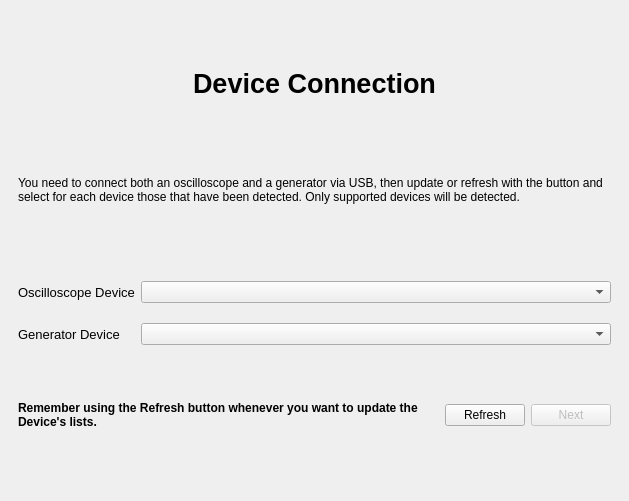
<?xml version="1.0" encoding="UTF-8"?>
<ui version="4.0">
 <class>LabToolWindow</class>
 <widget class="QMainWindow" name="LabToolWindow">
  <property name="geometry">
   <rect>
    <x>0</x>
    <y>0</y>
    <width>629</width>
    <height>501</height>
   </rect>
  </property>
  <property name="windowTitle">
   <string>MainWindow</string>
  </property>
  <widget class="QWidget" name="centralwidget">
   <layout class="QVBoxLayout" name="verticalLayout">
    <item>
     <widget class="QStackedWidget" name="stackedWidget">
      <property name="currentIndex">
       <number>0</number>
      </property>
      <widget class="QWidget" name="device_page">
       <property name="sizePolicy">
        <sizepolicy hsizetype="Fixed" vsizetype="Fixed">
         <horstretch>0</horstretch>
         <verstretch>0</verstretch>
        </sizepolicy>
       </property>
       <layout class="QVBoxLayout" name="verticalLayout_2">
        <item alignment="Qt::AlignHCenter">
         <widget class="QLabel" name="label_2">
          <property name="sizePolicy">
           <sizepolicy hsizetype="Fixed" vsizetype="Fixed">
            <horstretch>0</horstretch>
            <verstretch>0</verstretch>
           </sizepolicy>
          </property>
          <property name="font">
           <font>
            <family>MS Shell Dlg 2</family>
            <pointsize>20</pointsize>
            <weight>75</weight>
            <bold>true</bold>
           </font>
          </property>
          <property name="text">
           <string>Device Connection</string>
          </property>
         </widget>
        </item>
        <item>
         <widget class="QLabel" name="label">
          <property name="sizePolicy">
           <sizepolicy hsizetype="Minimum" vsizetype="Fixed">
            <horstretch>0</horstretch>
            <verstretch>0</verstretch>
           </sizepolicy>
          </property>
          <property name="text">
           <string>You need to connect both an oscilloscope and a generator via USB, then update or refresh with the button and select for each device those that have been detected. Only supported devices will be detected.</string>
          </property>
          <property name="wordWrap">
           <bool>true</bool>
          </property>
         </widget>
        </item>
        <item>
         <layout class="QGridLayout" name="gridLayout">
          <property name="verticalSpacing">
           <number>20</number>
          </property>
          <item row="0" column="0">
           <widget class="QLabel" name="label_3">
            <property name="sizePolicy">
             <sizepolicy hsizetype="Fixed" vsizetype="Preferred">
              <horstretch>0</horstretch>
              <verstretch>0</verstretch>
             </sizepolicy>
            </property>
            <property name="font">
             <font>
              <pointsize>10</pointsize>
              <weight>50</weight>
              <bold>false</bold>
             </font>
            </property>
            <property name="text">
             <string>Oscilloscope Device</string>
            </property>
           </widget>
          </item>
          <item row="1" column="0">
           <widget class="QLabel" name="label_4">
            <property name="sizePolicy">
             <sizepolicy hsizetype="Fixed" vsizetype="Preferred">
              <horstretch>0</horstretch>
              <verstretch>0</verstretch>
             </sizepolicy>
            </property>
            <property name="font">
             <font>
              <pointsize>10</pointsize>
              <weight>50</weight>
              <bold>false</bold>
             </font>
            </property>
            <property name="text">
             <string>Generator Device</string>
            </property>
           </widget>
          </item>
          <item row="1" column="2">
           <widget class="QComboBox" name="generators"/>
          </item>
          <item row="0" column="2">
           <widget class="QComboBox" name="oscilloscopes"/>
          </item>
         </layout>
        </item>
        <item>
         <layout class="QGridLayout" name="gridLayout_3">
          <item row="0" column="0">
           <widget class="QLabel" name="connection_status">
            <property name="font">
             <font>
              <weight>75</weight>
              <bold>true</bold>
             </font>
            </property>
            <property name="text">
             <string>Remember using the Refresh button whenever you want to update the Device's lists.</string>
            </property>
            <property name="alignment">
             <set>Qt::AlignLeading|Qt::AlignLeft|Qt::AlignTop</set>
            </property>
            <property name="wordWrap">
             <bool>true</bool>
            </property>
           </widget>
          </item>
          <item row="0" column="1">
           <widget class="QPushButton" name="refresh">
            <property name="sizePolicy">
             <sizepolicy hsizetype="Fixed" vsizetype="Fixed">
              <horstretch>0</horstretch>
              <verstretch>0</verstretch>
             </sizepolicy>
            </property>
            <property name="text">
             <string>Refresh</string>
            </property>
           </widget>
          </item>
          <item row="0" column="2">
           <widget class="QPushButton" name="connection">
            <property name="enabled">
             <bool>false</bool>
            </property>
            <property name="sizePolicy">
             <sizepolicy hsizetype="Fixed" vsizetype="Fixed">
              <horstretch>0</horstretch>
              <verstretch>0</verstretch>
             </sizepolicy>
            </property>
            <property name="text">
             <string>Next</string>
            </property>
           </widget>
          </item>
         </layout>
        </item>
       </layout>
      </widget>
      <widget class="QWidget" name="setting_page">
       <layout class="QVBoxLayout" name="verticalLayout_3">
        <item alignment="Qt::AlignHCenter">
         <widget class="QLabel" name="label_5">
          <property name="sizePolicy">
           <sizepolicy hsizetype="Fixed" vsizetype="Preferred">
            <horstretch>0</horstretch>
            <verstretch>0</verstretch>
           </sizepolicy>
          </property>
          <property name="font">
           <font>
            <pointsize>20</pointsize>
            <weight>75</weight>
            <bold>true</bold>
           </font>
          </property>
          <property name="text">
           <string>Measuring Settings</string>
          </property>
         </widget>
        </item>
        <item>
         <widget class="QTabWidget" name="tabWidget">
          <property name="currentIndex">
           <number>3</number>
          </property>
          <widget class="QWidget" name="input_channel">
           <attribute name="title">
            <string>Input Channel (Vi)</string>
           </attribute>
           <layout class="QVBoxLayout" name="verticalLayout_6">
            <item alignment="Qt::AlignHCenter|Qt::AlignVCenter">
             <widget class="QWidget" name="formWidget" native="true">
              <property name="sizePolicy">
               <sizepolicy hsizetype="Fixed" vsizetype="Preferred">
                <horstretch>0</horstretch>
                <verstretch>0</verstretch>
               </sizepolicy>
              </property>
              <layout class="QFormLayout" name="formLayout_2">
               <item row="0" column="0">
                <widget class="QLabel" name="label_7">
                 <property name="font">
                  <font>
                   <weight>75</weight>
                   <bold>true</bold>
                  </font>
                 </property>
                 <property name="text">
                  <string>Bandwidth Limit</string>
                 </property>
                </widget>
               </item>
               <item row="0" column="1">
                <widget class="QCheckBox" name="input_bw">
                 <property name="sizePolicy">
                  <sizepolicy hsizetype="Fixed" vsizetype="Fixed">
                   <horstretch>0</horstretch>
                   <verstretch>0</verstretch>
                  </sizepolicy>
                 </property>
                 <property name="layoutDirection">
                  <enum>Qt::RightToLeft</enum>
                 </property>
                 <property name="text">
                  <string/>
                 </property>
                 <property name="checked">
                  <bool>true</bool>
                 </property>
                 <property name="tristate">
                  <bool>false</bool>
                 </property>
                </widget>
               </item>
               <item row="1" column="0">
                <widget class="QLabel" name="label_8">
                 <property name="font">
                  <font>
                   <weight>75</weight>
                   <bold>true</bold>
                  </font>
                 </property>
                 <property name="text">
                  <string>Coupling</string>
                 </property>
                </widget>
               </item>
               <item row="2" column="0">
                <widget class="QLabel" name="label_9">
                 <property name="font">
                  <font>
                   <weight>75</weight>
                   <bold>true</bold>
                  </font>
                 </property>
                 <property name="text">
                  <string>Probe</string>
                 </property>
                </widget>
               </item>
               <item row="1" column="1">
                <widget class="QComboBox" name="input_coupling">
                 <property name="sizePolicy">
                  <sizepolicy hsizetype="Fixed" vsizetype="Fixed">
                   <horstretch>0</horstretch>
                   <verstretch>0</verstretch>
                  </sizepolicy>
                 </property>
                 <property name="minimumSize">
                  <size>
                   <width>200</width>
                   <height>0</height>
                  </size>
                 </property>
                 <item>
                  <property name="text">
                   <string>DC</string>
                  </property>
                 </item>
                 <item>
                  <property name="text">
                   <string>AC</string>
                  </property>
                 </item>
                </widget>
               </item>
               <item row="2" column="1">
                <widget class="QComboBox" name="input_probe">
                 <property name="sizePolicy">
                  <sizepolicy hsizetype="Fixed" vsizetype="Fixed">
                   <horstretch>0</horstretch>
                   <verstretch>0</verstretch>
                  </sizepolicy>
                 </property>
                 <property name="minimumSize">
                  <size>
                   <width>200</width>
                   <height>0</height>
                  </size>
                 </property>
                 <item>
                  <property name="text">
                   <string>10</string>
                  </property>
                 </item>
                 <item>
                  <property name="text">
                   <string>1</string>
                  </property>
                 </item>
                </widget>
               </item>
               <item row="3" column="0">
                <widget class="QLabel" name="label_24">
                 <property name="font">
                  <font>
                   <weight>75</weight>
                   <bold>true</bold>
                  </font>
                 </property>
                 <property name="text">
                  <string>Source</string>
                 </property>
                </widget>
               </item>
               <item row="3" column="1">
                <widget class="QComboBox" name="input_source">
                 <property name="sizePolicy">
                  <sizepolicy hsizetype="Fixed" vsizetype="Fixed">
                   <horstretch>0</horstretch>
                   <verstretch>0</verstretch>
                  </sizepolicy>
                 </property>
                 <property name="minimumSize">
                  <size>
                   <width>200</width>
                   <height>0</height>
                  </size>
                 </property>
                 <item>
                  <property name="text">
                   <string>Channel 1</string>
                  </property>
                 </item>
                 <item>
                  <property name="text">
                   <string>Channel 2</string>
                  </property>
                 </item>
                 <item>
                  <property name="text">
                   <string>Channel 3</string>
                  </property>
                 </item>
                 <item>
                  <property name="text">
                   <string>Channel 4</string>
                  </property>
                 </item>
                 <item>
                  <property name="text">
                   <string>Channel 5</string>
                  </property>
                 </item>
                 <item>
                  <property name="text">
                   <string>Channel 6</string>
                  </property>
                 </item>
                 <item>
                  <property name="text">
                   <string>External</string>
                  </property>
                 </item>
                 <item>
                  <property name="text">
                   <string>Line</string>
                  </property>
                 </item>
                </widget>
               </item>
              </layout>
             </widget>
            </item>
           </layout>
          </widget>
          <widget class="QWidget" name="output_channel">
           <attribute name="title">
            <string>Output Channel (Vo)</string>
           </attribute>
           <layout class="QVBoxLayout" name="verticalLayout_7">
            <item alignment="Qt::AlignHCenter|Qt::AlignVCenter">
             <widget class="QWidget" name="formWidget_2" native="true">
              <property name="sizePolicy">
               <sizepolicy hsizetype="Fixed" vsizetype="Preferred">
                <horstretch>0</horstretch>
                <verstretch>0</verstretch>
               </sizepolicy>
              </property>
              <layout class="QFormLayout" name="formLayout_4">
               <item row="0" column="0">
                <widget class="QLabel" name="label_10">
                 <property name="font">
                  <font>
                   <weight>75</weight>
                   <bold>true</bold>
                  </font>
                 </property>
                 <property name="text">
                  <string>Bandwidth Limit</string>
                 </property>
                </widget>
               </item>
               <item row="0" column="1">
                <widget class="QCheckBox" name="output_bw">
                 <property name="sizePolicy">
                  <sizepolicy hsizetype="Fixed" vsizetype="Fixed">
                   <horstretch>0</horstretch>
                   <verstretch>0</verstretch>
                  </sizepolicy>
                 </property>
                 <property name="layoutDirection">
                  <enum>Qt::RightToLeft</enum>
                 </property>
                 <property name="text">
                  <string/>
                 </property>
                 <property name="checked">
                  <bool>true</bool>
                 </property>
                 <property name="tristate">
                  <bool>false</bool>
                 </property>
                </widget>
               </item>
               <item row="1" column="0">
                <widget class="QLabel" name="label_11">
                 <property name="font">
                  <font>
                   <weight>75</weight>
                   <bold>true</bold>
                  </font>
                 </property>
                 <property name="text">
                  <string>Coupling</string>
                 </property>
                </widget>
               </item>
               <item row="2" column="0">
                <widget class="QLabel" name="label_12">
                 <property name="font">
                  <font>
                   <weight>75</weight>
                   <bold>true</bold>
                  </font>
                 </property>
                 <property name="text">
                  <string>Probe</string>
                 </property>
                </widget>
               </item>
               <item row="1" column="1">
                <widget class="QComboBox" name="output_coupling">
                 <property name="sizePolicy">
                  <sizepolicy hsizetype="Fixed" vsizetype="Fixed">
                   <horstretch>0</horstretch>
                   <verstretch>0</verstretch>
                  </sizepolicy>
                 </property>
                 <property name="minimumSize">
                  <size>
                   <width>200</width>
                   <height>0</height>
                  </size>
                 </property>
                 <item>
                  <property name="text">
                   <string>DC</string>
                  </property>
                 </item>
                 <item>
                  <property name="text">
                   <string>AC</string>
                  </property>
                 </item>
                </widget>
               </item>
               <item row="2" column="1">
                <widget class="QComboBox" name="output_probe">
                 <property name="sizePolicy">
                  <sizepolicy hsizetype="Fixed" vsizetype="Fixed">
                   <horstretch>0</horstretch>
                   <verstretch>0</verstretch>
                  </sizepolicy>
                 </property>
                 <property name="minimumSize">
                  <size>
                   <width>200</width>
                   <height>0</height>
                  </size>
                 </property>
                 <item>
                  <property name="text">
                   <string>10</string>
                  </property>
                 </item>
                 <item>
                  <property name="text">
                   <string>1</string>
                  </property>
                 </item>
                </widget>
               </item>
               <item row="3" column="0">
                <widget class="QLabel" name="label_25">
                 <property name="font">
                  <font>
                   <weight>75</weight>
                   <bold>true</bold>
                  </font>
                 </property>
                 <property name="text">
                  <string>Source</string>
                 </property>
                </widget>
               </item>
               <item row="3" column="1">
                <widget class="QComboBox" name="output_source">
                 <property name="sizePolicy">
                  <sizepolicy hsizetype="Fixed" vsizetype="Fixed">
                   <horstretch>0</horstretch>
                   <verstretch>0</verstretch>
                  </sizepolicy>
                 </property>
                 <property name="minimumSize">
                  <size>
                   <width>200</width>
                   <height>0</height>
                  </size>
                 </property>
                 <property name="currentText">
                  <string>Channel 2</string>
                 </property>
                 <property name="currentIndex">
                  <number>1</number>
                 </property>
                 <item>
                  <property name="text">
                   <string>Channel 1</string>
                  </property>
                 </item>
                 <item>
                  <property name="text">
                   <string>Channel 2</string>
                  </property>
                 </item>
                 <item>
                  <property name="text">
                   <string>Channel 3</string>
                  </property>
                 </item>
                 <item>
                  <property name="text">
                   <string>Channel 4</string>
                  </property>
                 </item>
                 <item>
                  <property name="text">
                   <string>Channel 5</string>
                  </property>
                 </item>
                 <item>
                  <property name="text">
                   <string>Channel 6</string>
                  </property>
                 </item>
                 <item>
                  <property name="text">
                   <string>External</string>
                  </property>
                 </item>
                 <item>
                  <property name="text">
                   <string>Line</string>
                  </property>
                 </item>
                </widget>
               </item>
              </layout>
             </widget>
            </item>
           </layout>
          </widget>
          <widget class="QWidget" name="trigger">
           <attribute name="title">
            <string>Trigger</string>
           </attribute>
           <layout class="QVBoxLayout" name="verticalLayout_8">
            <item alignment="Qt::AlignHCenter|Qt::AlignVCenter">
             <widget class="QWidget" name="formWidget_3" native="true">
              <layout class="QFormLayout" name="formLayout_5">
               <item row="0" column="0">
                <widget class="QLabel" name="label_13">
                 <property name="font">
                  <font>
                   <weight>75</weight>
                   <bold>true</bold>
                  </font>
                 </property>
                 <property name="text">
                  <string>Trigger Source</string>
                 </property>
                </widget>
               </item>
               <item row="1" column="0">
                <widget class="QLabel" name="label_14">
                 <property name="font">
                  <font>
                   <weight>75</weight>
                   <bold>true</bold>
                  </font>
                 </property>
                 <property name="text">
                  <string>Trigger Slope</string>
                 </property>
                </widget>
               </item>
               <item row="2" column="0">
                <widget class="QLabel" name="label_15">
                 <property name="font">
                  <font>
                   <weight>75</weight>
                   <bold>true</bold>
                  </font>
                 </property>
                 <property name="text">
                  <string>Trigger Sweep</string>
                 </property>
                </widget>
               </item>
               <item row="3" column="0">
                <widget class="QLabel" name="label_16">
                 <property name="font">
                  <font>
                   <weight>75</weight>
                   <bold>true</bold>
                  </font>
                 </property>
                 <property name="text">
                  <string>Trigger Level</string>
                 </property>
                </widget>
               </item>
               <item row="0" column="1">
                <widget class="QComboBox" name="trigger_source">
                 <property name="minimumSize">
                  <size>
                   <width>200</width>
                   <height>0</height>
                  </size>
                 </property>
                 <item>
                  <property name="text">
                   <string>Channel 1</string>
                  </property>
                 </item>
                 <item>
                  <property name="text">
                   <string>Channel 2</string>
                  </property>
                 </item>
                 <item>
                  <property name="text">
                   <string>Channel 3</string>
                  </property>
                 </item>
                 <item>
                  <property name="text">
                   <string>Channel 4</string>
                  </property>
                 </item>
                 <item>
                  <property name="text">
                   <string>Channel 5</string>
                  </property>
                 </item>
                 <item>
                  <property name="text">
                   <string>Channel 6</string>
                  </property>
                 </item>
                 <item>
                  <property name="text">
                   <string>External</string>
                  </property>
                 </item>
                 <item>
                  <property name="text">
                   <string>Line</string>
                  </property>
                 </item>
                </widget>
               </item>
               <item row="1" column="1">
                <widget class="QComboBox" name="trigger_slope">
                 <property name="minimumSize">
                  <size>
                   <width>200</width>
                   <height>0</height>
                  </size>
                 </property>
                 <item>
                  <property name="text">
                   <string>Positive</string>
                  </property>
                 </item>
                 <item>
                  <property name="text">
                   <string>Negative</string>
                  </property>
                 </item>
                 <item>
                  <property name="text">
                   <string>Either</string>
                  </property>
                 </item>
                 <item>
                  <property name="text">
                   <string>Alternate</string>
                  </property>
                 </item>
                </widget>
               </item>
               <item row="2" column="1">
                <widget class="QComboBox" name="trigger_sweep">
                 <property name="minimumSize">
                  <size>
                   <width>200</width>
                   <height>0</height>
                  </size>
                 </property>
                 <item>
                  <property name="text">
                   <string>Auto</string>
                  </property>
                 </item>
                 <item>
                  <property name="text">
                   <string>Normal</string>
                  </property>
                 </item>
                </widget>
               </item>
               <item row="3" column="1">
                <widget class="QDoubleSpinBox" name="trigger_level">
                 <property name="minimumSize">
                  <size>
                   <width>200</width>
                   <height>0</height>
                  </size>
                 </property>
                 <property name="alignment">
                  <set>Qt::AlignCenter</set>
                 </property>
                 <property name="buttonSymbols">
                  <enum>QAbstractSpinBox::NoButtons</enum>
                 </property>
                 <property name="decimals">
                  <number>3</number>
                 </property>
                 <property name="minimum">
                  <double>-10.000000000000000</double>
                 </property>
                 <property name="maximum">
                  <double>10.000000000000000</double>
                 </property>
                </widget>
               </item>
               <item row="5" column="1">
                <widget class="QCheckBox" name="trigger_hf_reject">
                 <property name="text">
                  <string>HFReject</string>
                 </property>
                 <property name="checked">
                  <bool>true</bool>
                 </property>
                </widget>
               </item>
               <item row="5" column="0">
                <widget class="QCheckBox" name="trigger_n_reject">
                 <property name="text">
                  <string>NReject</string>
                 </property>
                 <property name="checked">
                  <bool>true</bool>
                 </property>
                </widget>
               </item>
              </layout>
             </widget>
            </item>
           </layout>
          </widget>
          <widget class="QWidget" name="bode">
           <attribute name="title">
            <string>Bode Preferences</string>
           </attribute>
           <layout class="QVBoxLayout" name="verticalLayout_9">
            <item alignment="Qt::AlignHCenter|Qt::AlignVCenter">
             <widget class="QWidget" name="formWidget" native="true">
              <layout class="QFormLayout" name="formLayout_6">
               <item row="0" column="0">
                <widget class="QLabel" name="label_17">
                 <property name="font">
                  <font>
                   <weight>75</weight>
                   <bold>true</bold>
                  </font>
                 </property>
                 <property name="text">
                  <string>Input Peak to Peak (VPP)</string>
                 </property>
                </widget>
               </item>
               <item row="1" column="0">
                <widget class="QLabel" name="label_18">
                 <property name="font">
                  <font>
                   <weight>75</weight>
                   <bold>true</bold>
                  </font>
                 </property>
                 <property name="text">
                  <string>Delay between VISA commands (s)</string>
                 </property>
                </widget>
               </item>
               <item row="4" column="0">
                <widget class="QLabel" name="label_20">
                 <property name="font">
                  <font>
                   <weight>75</weight>
                   <bold>true</bold>
                  </font>
                 </property>
                 <property name="text">
                  <string>Start Frequency (Hz)</string>
                 </property>
                </widget>
               </item>
               <item row="5" column="0">
                <widget class="QLabel" name="label_21">
                 <property name="font">
                  <font>
                   <weight>75</weight>
                   <bold>true</bold>
                  </font>
                 </property>
                 <property name="text">
                  <string>Stop Frequency (Hz)</string>
                 </property>
                </widget>
               </item>
               <item row="6" column="0">
                <widget class="QLabel" name="label_22">
                 <property name="font">
                  <font>
                   <weight>75</weight>
                   <bold>true</bold>
                  </font>
                 </property>
                 <property name="text">
                  <string>Number of samples</string>
                 </property>
                </widget>
               </item>
               <item row="0" column="1">
                <widget class="QDoubleSpinBox" name="generator_vpp">
                 <property name="minimumSize">
                  <size>
                   <width>200</width>
                   <height>0</height>
                  </size>
                 </property>
                 <property name="alignment">
                  <set>Qt::AlignCenter</set>
                 </property>
                 <property name="buttonSymbols">
                  <enum>QAbstractSpinBox::NoButtons</enum>
                 </property>
                 <property name="decimals">
                  <number>3</number>
                 </property>
                 <property name="maximum">
                  <double>20.000000000000000</double>
                 </property>
                 <property name="value">
                  <double>20.000000000000000</double>
                 </property>
                </widget>
               </item>
               <item row="1" column="1">
                <widget class="QDoubleSpinBox" name="delay">
                 <property name="minimumSize">
                  <size>
                   <width>200</width>
                   <height>0</height>
                  </size>
                 </property>
                 <property name="alignment">
                  <set>Qt::AlignCenter</set>
                 </property>
                 <property name="buttonSymbols">
                  <enum>QAbstractSpinBox::NoButtons</enum>
                 </property>
                 <property name="decimals">
                  <number>3</number>
                 </property>
                 <property name="maximum">
                  <double>10.000000000000000</double>
                 </property>
                 <property name="value">
                  <double>0.010000000000000</double>
                 </property>
                </widget>
               </item>
               <item row="4" column="1">
                <widget class="QDoubleSpinBox" name="start_frequency">
                 <property name="minimumSize">
                  <size>
                   <width>200</width>
                   <height>0</height>
                  </size>
                 </property>
                 <property name="alignment">
                  <set>Qt::AlignCenter</set>
                 </property>
                 <property name="buttonSymbols">
                  <enum>QAbstractSpinBox::NoButtons</enum>
                 </property>
                 <property name="decimals">
                  <number>2</number>
                 </property>
                 <property name="minimum">
                  <double>1.000000000000000</double>
                 </property>
                 <property name="maximum">
                  <double>1000000.000000000000000</double>
                 </property>
                 <property name="value">
                  <double>100.000000000000000</double>
                 </property>
                </widget>
               </item>
               <item row="5" column="1">
                <widget class="QDoubleSpinBox" name="stop_frequency">
                 <property name="minimumSize">
                  <size>
                   <width>200</width>
                   <height>0</height>
                  </size>
                 </property>
                 <property name="alignment">
                  <set>Qt::AlignCenter</set>
                 </property>
                 <property name="buttonSymbols">
                  <enum>QAbstractSpinBox::NoButtons</enum>
                 </property>
                 <property name="decimals">
                  <number>2</number>
                 </property>
                 <property name="minimum">
                  <double>1.000000000000000</double>
                 </property>
                 <property name="maximum">
                  <double>1000000.000000000000000</double>
                 </property>
                 <property name="value">
                  <double>100000.000000000000000</double>
                 </property>
                </widget>
               </item>
               <item row="6" column="1">
                <widget class="QSpinBox" name="samples">
                 <property name="minimumSize">
                  <size>
                   <width>200</width>
                   <height>0</height>
                  </size>
                 </property>
                 <property name="alignment">
                  <set>Qt::AlignCenter</set>
                 </property>
                 <property name="buttonSymbols">
                  <enum>QAbstractSpinBox::NoButtons</enum>
                 </property>
                 <property name="minimum">
                  <number>1</number>
                 </property>
                 <property name="maximum">
                  <number>1000</number>
                 </property>
                 <property name="value">
                  <number>25</number>
                 </property>
                </widget>
               </item>
               <item row="2" column="0">
                <widget class="QLabel" name="label_23">
                 <property name="font">
                  <font>
                   <weight>75</weight>
                   <bold>true</bold>
                  </font>
                 </property>
                 <property name="text">
                  <string>Establishment Time (s)</string>
                 </property>
                </widget>
               </item>
               <item row="2" column="1">
                <widget class="QDoubleSpinBox" name="establishment_time">
                 <property name="minimumSize">
                  <size>
                   <width>200</width>
                   <height>0</height>
                  </size>
                 </property>
                 <property name="alignment">
                  <set>Qt::AlignCenter</set>
                 </property>
                 <property name="buttonSymbols">
                  <enum>QAbstractSpinBox::NoButtons</enum>
                 </property>
                 <property name="decimals">
                  <number>3</number>
                 </property>
                 <property name="maximum">
                  <double>10.000000000000000</double>
                 </property>
                 <property name="value">
                  <double>0.100000000000000</double>
                 </property>
                </widget>
               </item>
               <item row="7" column="0">
                <widget class="QLabel" name="label_19">
                 <property name="font">
                  <font>
                   <weight>75</weight>
                   <bold>true</bold>
                  </font>
                 </property>
                 <property name="text">
                  <string>Scale</string>
                 </property>
                </widget>
               </item>
               <item row="7" column="1">
                <widget class="QComboBox" name="scale">
                 <property name="minimumSize">
                  <size>
                   <width>200</width>
                   <height>0</height>
                  </size>
                 </property>
                 <item>
                  <property name="text">
                   <string>Log</string>
                  </property>
                 </item>
                 <item>
                  <property name="text">
                   <string>Linear</string>
                  </property>
                 </item>
                </widget>
               </item>
              </layout>
             </widget>
            </item>
           </layout>
          </widget>
         </widget>
        </item>
        <item>
         <layout class="QGridLayout" name="gridLayout_2">
          <item row="0" column="0">
           <widget class="QPushButton" name="settings_back">
            <property name="sizePolicy">
             <sizepolicy hsizetype="Fixed" vsizetype="Fixed">
              <horstretch>0</horstretch>
              <verstretch>0</verstretch>
             </sizepolicy>
            </property>
            <property name="text">
             <string>Back</string>
            </property>
           </widget>
          </item>
          <item row="0" column="1">
           <widget class="QLabel" name="setting_status">
            <property name="font">
             <font>
              <weight>75</weight>
              <bold>true</bold>
             </font>
            </property>
            <property name="text">
             <string>Settings are needed before we start measuring...</string>
            </property>
           </widget>
          </item>
          <item row="0" column="2">
           <widget class="QPushButton" name="measure">
            <property name="enabled">
             <bool>true</bool>
            </property>
            <property name="sizePolicy">
             <sizepolicy hsizetype="Fixed" vsizetype="Fixed">
              <horstretch>0</horstretch>
              <verstretch>0</verstretch>
             </sizepolicy>
            </property>
            <property name="text">
             <string>Measure</string>
            </property>
           </widget>
          </item>
         </layout>
        </item>
       </layout>
      </widget>
      <widget class="QWidget" name="measure_page">
       <layout class="QVBoxLayout" name="verticalLayout_4">
        <item alignment="Qt::AlignHCenter">
         <widget class="QLabel" name="label_6">
          <property name="sizePolicy">
           <sizepolicy hsizetype="Fixed" vsizetype="Fixed">
            <horstretch>0</horstretch>
            <verstretch>0</verstretch>
           </sizepolicy>
          </property>
          <property name="font">
           <font>
            <pointsize>20</pointsize>
            <weight>75</weight>
            <bold>true</bold>
           </font>
          </property>
          <property name="autoFillBackground">
           <bool>true</bool>
          </property>
          <property name="styleSheet">
           <string notr="true"/>
          </property>
          <property name="text">
           <string>Measure Output</string>
          </property>
         </widget>
        </item>
        <item>
         <widget class="QGroupBox" name="previewBox">
          <property name="title">
           <string>Preview</string>
          </property>
          <layout class="QVBoxLayout" name="verticalLayout_5">
           <item>
            <widget class="QStackedWidget" name="previewStack">
             <widget class="QWidget" name="page_7"/>
             <widget class="QWidget" name="page_8"/>
            </widget>
           </item>
          </layout>
         </widget>
        </item>
        <item>
         <widget class="QTextEdit" name="logger">
          <property name="sizePolicy">
           <sizepolicy hsizetype="Minimum" vsizetype="Minimum">
            <horstretch>0</horstretch>
            <verstretch>0</verstretch>
           </sizepolicy>
          </property>
          <property name="minimumSize">
           <size>
            <width>0</width>
            <height>0</height>
           </size>
          </property>
          <property name="maximumSize">
           <size>
            <width>16777215</width>
            <height>100</height>
           </size>
          </property>
          <property name="font">
           <font>
            <weight>50</weight>
            <bold>false</bold>
           </font>
          </property>
          <property name="styleSheet">
           <string notr="true">background-color: rgb(0, 0, 0);
color: rgb(255, 255, 255);</string>
          </property>
          <property name="autoFormatting">
           <set>QTextEdit::AutoNone</set>
          </property>
          <property name="html">
           <string>&lt;!DOCTYPE HTML PUBLIC &quot;-//W3C//DTD HTML 4.0//EN&quot; &quot;http://www.w3.org/TR/REC-html40/strict.dtd&quot;&gt;
&lt;html&gt;&lt;head&gt;&lt;meta name=&quot;qrichtext&quot; content=&quot;1&quot; /&gt;&lt;style type=&quot;text/css&quot;&gt;
p, li { white-space: pre-wrap; }
&lt;/style&gt;&lt;/head&gt;&lt;body style=&quot; font-family:'MS Shell Dlg 2'; font-size:8.25pt; font-weight:400; font-style:normal;&quot;&gt;
&lt;p style=&quot;-qt-paragraph-type:empty; margin-top:0px; margin-bottom:0px; margin-left:0px; margin-right:0px; -qt-block-indent:0; text-indent:0px;&quot;&gt;&lt;br /&gt;&lt;/p&gt;
&lt;p style=&quot;-qt-paragraph-type:empty; margin-top:0px; margin-bottom:0px; margin-left:0px; margin-right:0px; -qt-block-indent:0; text-indent:0px;&quot;&gt;&lt;br /&gt;&lt;/p&gt;&lt;/body&gt;&lt;/html&gt;</string>
          </property>
          <property name="textInteractionFlags">
           <set>Qt::TextSelectableByKeyboard|Qt::TextSelectableByMouse</set>
          </property>
         </widget>
        </item>
        <item>
         <widget class="QWidget" name="horizontalWidget_3" native="true">
          <property name="sizePolicy">
           <sizepolicy hsizetype="Preferred" vsizetype="Fixed">
            <horstretch>0</horstretch>
            <verstretch>0</verstretch>
           </sizepolicy>
          </property>
          <layout class="QHBoxLayout" name="horizontalLayout_4">
           <item>
            <widget class="QProgressBar" name="progress">
             <property name="value">
              <number>0</number>
             </property>
             <property name="invertedAppearance">
              <bool>false</bool>
             </property>
            </widget>
           </item>
           <item alignment="Qt::AlignRight">
            <widget class="QPushButton" name="measure_back">
             <property name="enabled">
              <bool>false</bool>
             </property>
             <property name="sizePolicy">
              <sizepolicy hsizetype="Fixed" vsizetype="Fixed">
               <horstretch>0</horstretch>
               <verstretch>0</verstretch>
              </sizepolicy>
             </property>
             <property name="text">
              <string>Back</string>
             </property>
            </widget>
           </item>
           <item alignment="Qt::AlignRight">
            <widget class="QPushButton" name="stop">
             <property name="enabled">
              <bool>false</bool>
             </property>
             <property name="sizePolicy">
              <sizepolicy hsizetype="Fixed" vsizetype="Fixed">
               <horstretch>0</horstretch>
               <verstretch>0</verstretch>
              </sizepolicy>
             </property>
             <property name="text">
              <string>Stop</string>
             </property>
            </widget>
           </item>
           <item alignment="Qt::AlignRight">
            <widget class="QPushButton" name="export_excel">
             <property name="enabled">
              <bool>false</bool>
             </property>
             <property name="sizePolicy">
              <sizepolicy hsizetype="Fixed" vsizetype="Fixed">
               <horstretch>0</horstretch>
               <verstretch>0</verstretch>
              </sizepolicy>
             </property>
             <property name="text">
              <string>Export .xls</string>
             </property>
            </widget>
           </item>
          </layout>
         </widget>
        </item>
       </layout>
      </widget>
     </widget>
    </item>
   </layout>
  </widget>
 </widget>
 <resources/>
 <connections/>
</ui>
